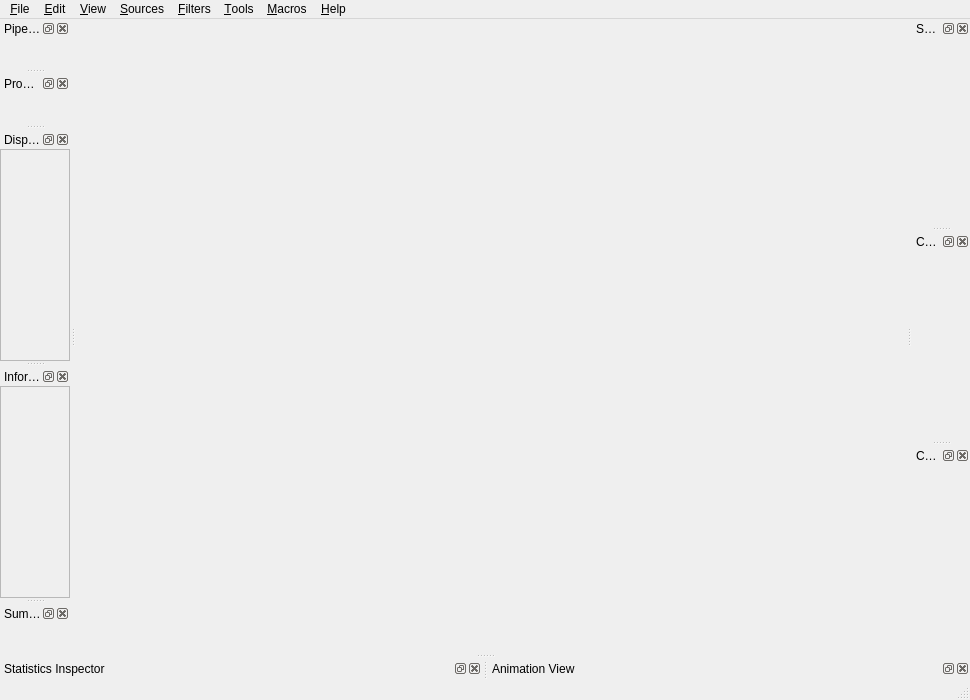
<?xml version="1.0" encoding="UTF-8"?>
<ui version="4.0">
 <class>pqClientMainWindow</class>
 <widget class="QMainWindow" name="pqClientMainWindow">
  <property name="geometry">
   <rect>
    <x>0</x>
    <y>0</y>
    <width>970</width>
    <height>700</height>
   </rect>
  </property>
  <property name="windowTitle">
   <string>MainWindow</string>
  </property>
  <property name="windowIcon">
   <iconset resource="../../Qt/Components/Resources/pqComponents.qrc">
    <normaloff>:/pqWidgets/Icons/pqAppIcon64.png</normaloff>:/pqWidgets/Icons/pqAppIcon64.png</iconset>
  </property>
  <widget class="QWidget" name="centralwidget">
   <layout class="QGridLayout" name="gridLayout">
    <property name="margin">
     <number>0</number>
    </property>
    <item row="0" column="0">
     <widget class="pqViewManager" name="MultiViewManager" native="true"/>
    </item>
   </layout>
  </widget>
  <widget class="QMenuBar" name="menubar">
   <property name="geometry">
    <rect>
     <x>0</x>
     <y>0</y>
     <width>970</width>
     <height>25</height>
    </rect>
   </property>
   <widget class="QMenu" name="menu_File">
    <property name="title">
     <string>&amp;File</string>
    </property>
   </widget>
   <widget class="QMenu" name="menuSources">
    <property name="title">
     <string>&amp;Sources</string>
    </property>
   </widget>
   <widget class="QMenu" name="menuFilters">
    <property name="title">
     <string>&amp;Filters</string>
    </property>
   </widget>
   <widget class="QMenu" name="menu_Edit">
    <property name="title">
     <string>&amp;Edit</string>
    </property>
   </widget>
   <widget class="QMenu" name="menu_View">
    <property name="title">
     <string>&amp;View</string>
    </property>
   </widget>
   <widget class="QMenu" name="menuTools">
    <property name="title">
     <string>&amp;Tools</string>
    </property>
   </widget>
   <widget class="QMenu" name="menu_Help">
    <property name="title">
     <string>&amp;Help</string>
    </property>
   </widget>
   <widget class="QMenu" name="menu_Macros">
    <property name="title">
     <string>&amp;Macros</string>
    </property>
   </widget>
   <addaction name="menu_File"/>
   <addaction name="menu_Edit"/>
   <addaction name="menu_View"/>
   <addaction name="menuSources"/>
   <addaction name="menuFilters"/>
   <addaction name="menuTools"/>
   <addaction name="menu_Macros"/>
   <addaction name="menu_Help"/>
  </widget>
  <widget class="pqStatusBar" name="statusbar"/>
  <widget class="QDockWidget" name="pipelineBrowserDock">
   <property name="allowedAreas">
    <set>Qt::LeftDockWidgetArea|Qt::RightDockWidgetArea</set>
   </property>
   <property name="windowTitle">
    <string>Pipeline Browser</string>
   </property>
   <attribute name="dockWidgetArea">
    <number>1</number>
   </attribute>
   <widget class="pqPipelineBrowserWidget" name="pipelineBrowser">
    <property name="contextMenuPolicy">
     <enum>Qt::ActionsContextMenu</enum>
    </property>
   </widget>
  </widget>
  <widget class="QDockWidget" name="statisticsDock">
   <property name="allowedAreas">
    <set>Qt::BottomDockWidgetArea|Qt::LeftDockWidgetArea|Qt::RightDockWidgetArea</set>
   </property>
   <property name="windowTitle">
    <string>Statistics Inspector</string>
   </property>
   <attribute name="dockWidgetArea">
    <number>8</number>
   </attribute>
   <widget class="pqDataInformationWidget" name="statisticsView"/>
  </widget>
  <widget class="QDockWidget" name="animationViewDock">
   <property name="windowTitle">
    <string>Animation View</string>
   </property>
   <attribute name="dockWidgetArea">
    <number>8</number>
   </attribute>
   <widget class="pqPVAnimationWidget" name="animationView"/>
  </widget>
  <widget class="QDockWidget" name="selectionInspectorDock">
   <property name="windowTitle">
    <string>Selection Inspector</string>
   </property>
   <attribute name="dockWidgetArea">
    <number>2</number>
   </attribute>
   <widget class="pqSelectionInspectorWidget" name="selectionInspector"/>
  </widget>
  <widget class="QDockWidget" name="comparativePanelDock">
   <property name="windowTitle">
    <string>Comparative View Inspector</string>
   </property>
   <attribute name="dockWidgetArea">
    <number>2</number>
   </attribute>
   <widget class="pqComparativeVisPanel" name="comparativeVisPanel"/>
  </widget>
  <widget class="QDockWidget" name="collaborationPanelDock">
   <property name="windowTitle">
    <string>Collaboration Panel</string>
   </property>
   <attribute name="dockWidgetArea">
    <number>2</number>
   </attribute>
   <widget class="pqCollaborationPanel" name="collaborationPanel"/>
  </widget>
  <widget class="QDockWidget" name="objectInspectorDock">
   <property name="windowTitle">
    <string>Properties</string>
   </property>
   <attribute name="dockWidgetArea">
    <number>1</number>
   </attribute>
   <widget class="pqObjectInspectorWidget" name="objectInspector"/>
  </widget>
  <widget class="QDockWidget" name="displayDock">
   <property name="windowTitle">
    <string>Display</string>
   </property>
   <attribute name="dockWidgetArea">
    <number>1</number>
   </attribute>
   <widget class="QWidget" name="displayWidgetFrame">
    <layout class="QVBoxLayout" name="verticalLayout">
     <property name="spacing">
      <number>0</number>
     </property>
     <property name="margin">
      <number>0</number>
     </property>
     <item>
      <widget class="QScrollArea" name="displayScrollArea">
       <property name="widgetResizable">
        <bool>true</bool>
       </property>
       <widget class="pqDisplayProxyEditorWidget" name="displayWidget">
        <property name="geometry">
         <rect>
          <x>0</x>
          <y>0</y>
          <width>82</width>
          <height>167</height>
         </rect>
        </property>
       </widget>
      </widget>
     </item>
    </layout>
   </widget>
  </widget>
  <widget class="QDockWidget" name="informationDock">
   <property name="windowTitle">
    <string>Information</string>
   </property>
   <attribute name="dockWidgetArea">
    <number>1</number>
   </attribute>
   <widget class="QWidget" name="informationWidgetFrame">
    <layout class="QVBoxLayout" name="verticalLayout_2">
     <property name="spacing">
      <number>0</number>
     </property>
     <property name="margin">
      <number>0</number>
     </property>
     <item>
      <widget class="QScrollArea" name="informationScrollArea">
       <property name="widgetResizable">
        <bool>true</bool>
       </property>
       <widget class="pqProxyInformationWidget" name="informationWidget">
        <property name="geometry">
         <rect>
          <x>0</x>
          <y>0</y>
          <width>82</width>
          <height>167</height>
         </rect>
        </property>
       </widget>
      </widget>
     </item>
    </layout>
   </widget>
  </widget>
  <widget class="QDockWidget" name="summaryDock">
   <property name="windowTitle">
    <string>Summary</string>
   </property>
   <attribute name="dockWidgetArea">
    <number>1</number>
   </attribute>
   <widget class="pqSummaryPanel" name="summaryWidget"/>
  </widget>
 </widget>
 <customwidgets>
  <customwidget>
   <class>pqPipelineBrowserWidget</class>
   <extends>QWidget</extends>
   <header>pqPipelineBrowserWidget.h</header>
   <container>1</container>
  </customwidget>
  <customwidget>
   <class>pqViewManager</class>
   <extends>QWidget</extends>
   <header>pqViewManager.h</header>
   <container>1</container>
  </customwidget>
  <customwidget>
   <class>pqSelectionInspectorWidget</class>
   <extends>QWidget</extends>
   <header>pqSelectionInspectorWidget.h</header>
   <container>1</container>
  </customwidget>
  <customwidget>
   <class>pqPVAnimationWidget</class>
   <extends>QWidget</extends>
   <header>pqPVAnimationWidget.h</header>
   <container>1</container>
  </customwidget>
  <customwidget>
   <class>pqDataInformationWidget</class>
   <extends>QWidget</extends>
   <header>pqDataInformationWidget.h</header>
   <container>1</container>
  </customwidget>
  <customwidget>
   <class>pqStatusBar</class>
   <extends>QStatusBar</extends>
   <header>pqStatusBar.h</header>
  </customwidget>
  <customwidget>
   <class>pqComparativeVisPanel</class>
   <extends>QWidget</extends>
   <header>pqComparativeVisPanel.h</header>
   <container>1</container>
  </customwidget>
  <customwidget>
   <class>pqCollaborationPanel</class>
   <extends>QWidget</extends>
   <header>pqCollaborationPanel.h</header>
   <container>1</container>
  </customwidget>
  <customwidget>
   <class>pqObjectInspectorWidget</class>
   <extends>QWidget</extends>
   <header>pqObjectInspectorWidget.h</header>
   <container>1</container>
  </customwidget>
  <customwidget>
   <class>pqDisplayProxyEditorWidget</class>
   <extends>QWidget</extends>
   <header>pqDisplayProxyEditorWidget.h</header>
   <container>1</container>
  </customwidget>
  <customwidget>
   <class>pqProxyInformationWidget</class>
   <extends>QWidget</extends>
   <header>pqProxyInformationWidget.h</header>
   <container>1</container>
  </customwidget>
  <customwidget>
   <class>pqSummaryPanel</class>
   <extends>QWidget</extends>
   <header>pqSummaryPanel.h</header>
   <container>1</container>
  </customwidget>
 </customwidgets>
 <resources>
  <include location="../../Qt/Components/Resources/pqComponents.qrc"/>
 </resources>
 <connections/>
</ui>
